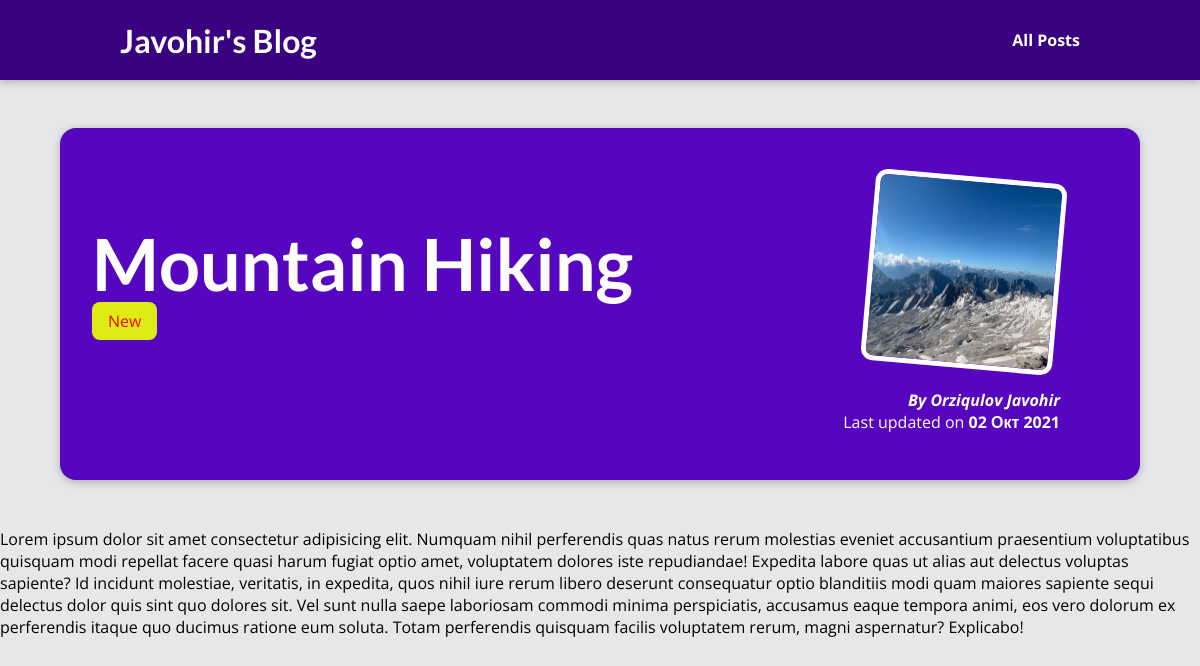
Screenshot of /blog/posts/mountain-hiking with the database file from the repository.
### blog/models.py (models this page shows, shortened)
class Post(models.Model):
    title = models.CharField(max_length=50)
    excerpt = models.CharField(max_length=100)
    image = models.CharField(max_length=50, null=True)
    date = models.DateField(auto_now=True)
    author = models.ForeignKey(Author, on_delete=models.SET_NULL,  null=True, blank=True, related_name='posts')
    slug = models.SlugField(unique=True, db_index=True, null=True)
    content = models.TextField(validators=[MinLengthValidator(10), MaxLengthValidator(800)], null=True)
    caption = models.ManyToManyField(Tag)

class Tag(models.Model):
    caption = models.CharField(max_length=20)

class Author(models.Model):
    first_name = models.CharField(max_length=50)
    last_name = models.CharField(max_length=50)
    e_mail = models.EmailField(max_length=254)
    def __str__(self):
        return f"{self.first_name} {self.last_name} "

### blog/views.py (the view)
# urls.py: path("posts/<slug:slug>", views.post_detail, name="post-detail-page"),
def post_detail(request, slug):
    identified_post = get_object_or_404(Post, slug = slug)
    return render(request,"blog/post_detail.html", {
        'post': identified_post,
        'post_tags': identified_post.caption.all()
    })

### blog/templates/blog/post_detail.html (shortened to what this page needs)
{% extends 'base.html' %}
{% load static %}
{% block css_files %}
    <link rel="stylesheet" href="{% static 'blog/post_detail.css' %}"/>
    <section id="summary">
    <h2>{{post.title}}</h2>
    <div>
        {% for tag in post_tags%}
        <span class = 'tag'>{{tag.caption}}</span>
        {% endfor %}
    </div>
    <article>
        <img src="{% static 'blog/images/'|add:post.image %}" alt="{{post.title}}">
        <address>By <a href="mailto:{{post.author.e_mail}}">{{post.author}}</a>    </address>
        <div>
            Last updated on <time>{{post.date|date:"d M Y"}}<time>
        </div>
    </article>
    </section>
    <main>
        {{post.content| linebreaks}}
    </main>
{% endblock  %}

### static/app.css (style rules this page uses)
* { box-sizing: border-box; }
html { font-family: 'Open Sans', 'Lato', sans-serif; }
body { margin: 0; }
h1, h2, h3 { font-family: 'Lato', sans-serif; font-weight: bold; }

### blog/static/blog/post_detail.css (style rules this page uses)
body { background-color: #e7e7e7; }
#summary { margin: 8rem auto 3rem auto; padding: 2rem; width: 90%; max-width: 90rem; border-radius: 16px; background-color: #5706c0; position: relative; box-shadow: 0 2px 8px rgba(0, 0, 0, 0.25); height: 22rem; }
#summary h2 { color: white; font-size: 4.5rem; margin-bottom: 0.25rem; }
#summary article { position: absolute; top: 2rem; right: 3rem; padding: 1rem 2rem; border-radius: 12px; text-align: right; color: white; }
#summary article img { width: 12rem; height: 12rem; border-radius: 12px; transform: rotateZ(5deg); border: 5px solid white; margin-bottom: 1rem; }
#summary address { font-weight: bold; }
#summary a { color: white; text-decoration: none; }
#summary time { font-weight: bold; }
.tag { background-color: rgb(222, 236, 22); color: red; padding: 0.5rem 1rem; border-radius: 8px; }

### rows the page displays
Post: title "Mountain Hiking", image (picture), author "Orziqulov Javohir", date "02 Окт 2021", content "Lorem ipsum dolor sit amet consectetur adipisicing elit. Numquam nihil perferendis quas natus rerum molestias eveniet accusantium praesentium voluptatibus quisquam modi repellat facere quasi harum fugiat optio amet, voluptatem dolores iste repudiandae! Expedita labore quas ut alias aut delectus voluptas sapiente? Id incidunt molestiae, veritatis, in expedita, quos nihil iure rerum libero deserunt consequatur optio blanditiis modi quam maiores sapiente sequi delectus dolor quis sint quo dolores sit. Vel sunt nulla saepe laboriosam commodi minima perspiciatis, accusamus eaque tempora animi, eos vero dolorum ex perferendis itaque quo ducimus ratione eum soluta. Totam perferendis quisquam…"
Tag: caption "New"
